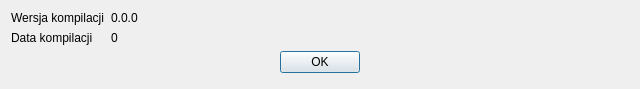
<?xml version="1.0" encoding="UTF-8"?>
<ui version="4.0">
 <class>WersjaDlg</class>
 <widget class="QDialog" name="WersjaDlg">
  <property name="geometry">
   <rect>
    <x>0</x>
    <y>0</y>
    <width>640</width>
    <height>89</height>
   </rect>
  </property>
  <property name="windowTitle">
   <string>Wersja</string>
  </property>
  <layout class="QFormLayout" name="formLayout">
   <item row="0" column="0">
    <widget class="QLabel" name="label">
     <property name="text">
      <string>Wersja kompilacji</string>
     </property>
    </widget>
   </item>
   <item row="0" column="1">
    <widget class="QLabel" name="compile_version">
     <property name="text">
      <string>0.0.0</string>
     </property>
    </widget>
   </item>
   <item row="1" column="0">
    <widget class="QLabel" name="label_3">
     <property name="text">
      <string>Data kompilacji</string>
     </property>
    </widget>
   </item>
   <item row="1" column="1">
    <widget class="QLabel" name="compile_data">
     <property name="text">
      <string>0</string>
     </property>
    </widget>
   </item>
   <item row="2" column="0" colspan="2">
    <widget class="QDialogButtonBox" name="buttonBox">
     <property name="layoutDirection">
      <enum>Qt::LeftToRight</enum>
     </property>
     <property name="orientation">
      <enum>Qt::Horizontal</enum>
     </property>
     <property name="standardButtons">
      <set>QDialogButtonBox::Ok</set>
     </property>
     <property name="centerButtons">
      <bool>true</bool>
     </property>
    </widget>
   </item>
  </layout>
 </widget>
 <resources/>
 <connections>
  <connection>
   <sender>buttonBox</sender>
   <signal>accepted()</signal>
   <receiver>WersjaDlg</receiver>
   <slot>accept()</slot>
   <hints>
    <hint type="sourcelabel">
     <x>248</x>
     <y>254</y>
    </hint>
    <hint type="destinationlabel">
     <x>157</x>
     <y>274</y>
    </hint>
   </hints>
  </connection>
  <connection>
   <sender>buttonBox</sender>
   <signal>rejected()</signal>
   <receiver>WersjaDlg</receiver>
   <slot>reject()</slot>
   <hints>
    <hint type="sourcelabel">
     <x>316</x>
     <y>260</y>
    </hint>
    <hint type="destinationlabel">
     <x>286</x>
     <y>274</y>
    </hint>
   </hints>
  </connection>
 </connections>
</ui>
